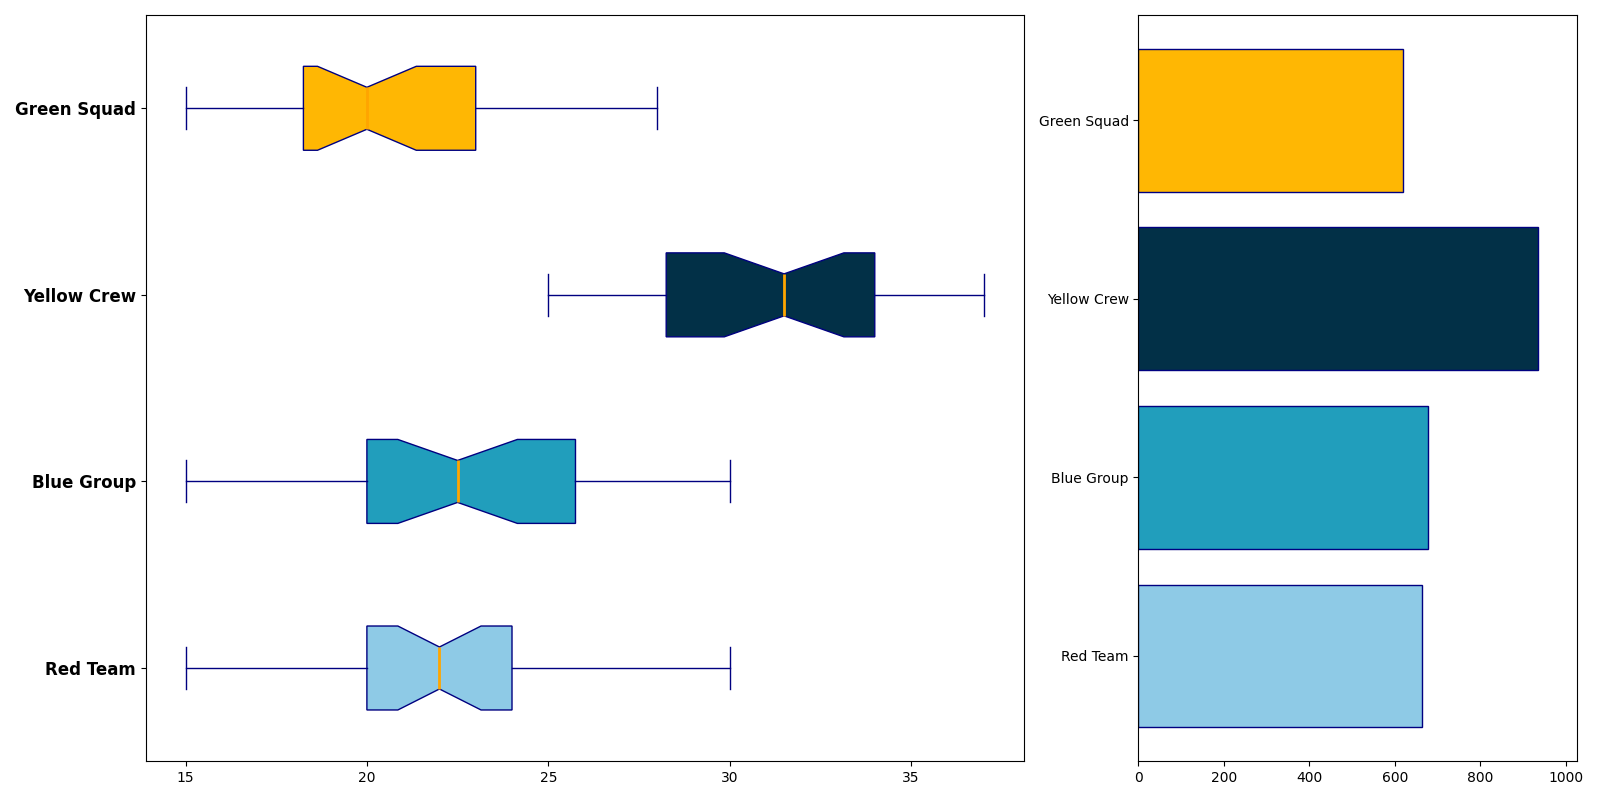

Python code for this plot:
import matplotlib.pyplot as plt
import numpy as np

alpha_hours = [15, 18, 24, 20, 22, 17, 21, 23, 19, 26, 29, 18, 20, 24, 22, 27, 30, 20, 22, 24, 26, 20, 27, 19, 18, 24, 25, 23, 21, 20]
beta_hours = [20, 15, 17, 16, 19, 22, 21, 24, 22, 23, 18, 20, 19, 21, 23, 26, 28, 29, 30, 24, 25, 20, 22, 24, 26, 19, 28, 27, 26, 24]
gamma_hours = [30, 28, 32, 35, 29, 34, 33, 31, 29, 28, 30, 32, 25, 27, 26, 28, 32, 33, 34, 37, 35, 36, 34, 28, 27, 29, 30, 33, 34, 35]
delta_hours = [17, 19, 23, 20, 21, 18, 17, 16, 20, 24, 23, 25, 27, 28, 22, 20, 19, 18, 15, 17, 20, 19, 18, 20, 22, 23, 19, 21, 24, 25]

total_hours = [sum(alpha_hours), sum(beta_hours), sum(gamma_hours), sum(delta_hours)]

teams = ["Red Team", "Blue Group", "Yellow Crew", "Green Squad"]

fig, axs = plt.subplots(1, 2, figsize=(16, 8), gridspec_kw={'width_ratios': [2, 1]})

colors = ['#8ecae6', '#219ebc', '#023047', '#ffb703']
box = axs[0].boxplot(
    [alpha_hours, beta_hours, gamma_hours, delta_hours], 
    vert=False, patch_artist=True, notch=True,
    boxprops=dict(facecolor='skyblue', color='navy'),
    whiskerprops=dict(color='navy'),
    capprops=dict(color='navy'),
    flierprops=dict(marker='o', color='red', markersize=6, alpha=0.6),
    medianprops=dict(color='orange', linewidth=2)
)

for patch, color in zip(box['boxes'], colors):
    patch.set_facecolor(color)

axs[0].set_yticks(np.arange(1, len(teams)+1))
axs[0].set_yticklabels(teams, fontsize=12, fontweight='bold')

axs[1].barh(teams, total_hours, color=colors, edgecolor='navy')
axs[1].set_xlim(0, max(total_hours) * 1.1)

plt.tight_layout()
plt.show()
